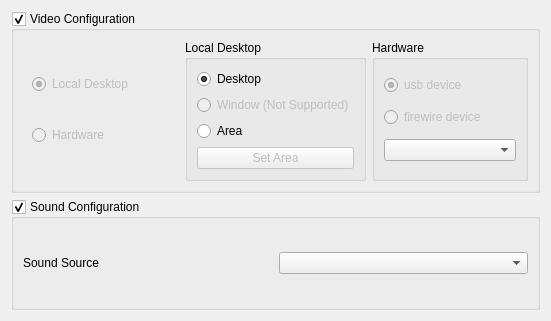
          <widget class="QWidget" name="page">
           <property name="geometry">
            <rect>
             <x>0</x>
             <y>0</y>
             <width>551</width>
             <height>321</height>
            </rect>
           </property>
           <attribute name="label">
            <string>Basic Settings</string>
           </attribute>
           <layout class="QVBoxLayout" name="verticalLayout_8">
            <item>
             <widget class="QGroupBox" name="videoConfigBox">
              <property name="title">
               <string>Video Configuration</string>
              </property>
              <property name="checkable">
               <bool>true</bool>
              </property>
              <layout class="QHBoxLayout" name="horizontalLayout">
               <item>
                <widget class="QWidget" name="widget" native="true">
                 <layout class="QVBoxLayout" name="verticalLayout_5">
                  <item>
                   <widget class="QRadioButton" name="localDesktopButton">
                    <property name="enabled">
                     <bool>false</bool>
                    </property>
                    <property name="toolTip">
                     <string>Select this option to record the local desktop. 
Freeseer currently only supports recording the full desktop. 
We plan to support window and area modes in future versions.</string>
                    </property>
                    <property name="text">
                     <string>Local Desktop</string>
                    </property>
                    <property name="checked">
                     <bool>true</bool>
                    </property>
                   </widget>
                  </item>
                  <item>
                   <widget class="QRadioButton" name="hardwareButton">
                    <property name="enabled">
                     <bool>false</bool>
                    </property>
                    <property name="toolTip">
                     <string>Select hardware to record from either a usb device or firewire device.

Freeseer finds USB devices by scanning /dev/videoX starting from index 0.

Freeseer finds Firewire devices by scanning /dev/fwX starting from index 1.</string>
                    </property>
                    <property name="text">
                     <string>Hardware</string>
                    </property>
                   </widget>
                  </item>
                 </layout>
                </widget>
               </item>
               <item>
                <widget class="QGroupBox" name="localDesktopBox">
                 <property name="minimumSize">
                  <size>
                   <width>0</width>
                   <height>138</height>
                  </size>
                 </property>
                 <property name="title">
                  <string>Local Desktop</string>
                 </property>
                 <layout class="QVBoxLayout" name="verticalLayout_6">
                  <item>
                   <widget class="QRadioButton" name="recordLocalDesktopButton">
                    <property name="toolTip">
                     <string>Select this option to record the entire desktop.</string>
                    </property>
                    <property name="text">
                     <string>Desktop</string>
                    </property>
                    <property name="checked">
                     <bool>true</bool>
                    </property>
                   </widget>
                  </item>
                  <item>
                   <widget class="QRadioButton" name="recordLocalWindowButton">
                    <property name="enabled">
                     <bool>false</bool>
                    </property>
                    <property name="toolTip">
                     <string>This feature is currently not yet implemented.</string>
                    </property>
                    <property name="text">
                     <string>Window (Not Supported)</string>
                    </property>
                   </widget>
                  </item>
                  <item>
                   <widget class="QRadioButton" name="recordLocalAreaButton">
                    <property name="enabled">
                     <bool>true</bool>
                    </property>
                    <property name="toolTip">
                     <string>Select this option to record an small area of the desktop.</string>
                    </property>
                    <property name="text">
                     <string>Area</string>
                    </property>
                   </widget>
                  </item>
                  <item>
                   <widget class="QPushButton" name="areaButton">
                    <property name="enabled">
                     <bool>false</bool>
                    </property>
                    <property name="text">
                     <string>Set Area</string>
                    </property>
                   </widget>
                  </item>
                 </layout>
                </widget>
               </item>
               <item>
                <widget class="QGroupBox" name="hardwareBox">
                 <property name="minimumSize">
                  <size>
                   <width>0</width>
                   <height>138</height>
                  </size>
                 </property>
                 <property name="title">
                  <string>Hardware</string>
                 </property>
                 <property name="flat">
                  <bool>false</bool>
                 </property>
                 <property name="checkable">
                  <bool>false</bool>
                 </property>
                 <property name="checked">
                  <bool>false</bool>
                 </property>
                 <layout class="QVBoxLayout" name="verticalLayout_7">
                  <item>
                   <widget class="QRadioButton" name="usbsrcButton">
                    <property name="enabled">
                     <bool>false</bool>
                    </property>
                    <property name="toolTip">
                     <string>Use this option to record from a usb device.

This option tries the v4l2src driver
and falls back to the v4lsrc driver if
v4l2src does not work.</string>
                    </property>
                    <property name="text">
                     <string>usb device</string>
                    </property>
                    <property name="checked">
                     <bool>true</bool>
                    </property>
                   </widget>
                  </item>
                  <item>
                   <widget class="QRadioButton" name="firewiresrcButton">
                    <property name="enabled">
                     <bool>false</bool>
                    </property>
                    <property name="toolTip">
                     <string>Firewire mode uses dv1394src as the video driver.</string>
                    </property>
                    <property name="text">
                     <string>firewire device</string>
                    </property>
                   </widget>
                  </item>
                  <item>
                   <widget class="QComboBox" name="videoDeviceList">
                    <property name="toolTip">
                     <string>Select the video device to record from.</string>
                    </property>
                   </widget>
                  </item>
                 </layout>
                </widget>
               </item>
              </layout>
             </widget>
            </item>
            <item>
             <widget class="QGroupBox" name="soundConfigBox">
              <property name="title">
               <string>Sound Configuration</string>
              </property>
              <property name="checkable">
               <bool>true</bool>
              </property>
              <layout class="QHBoxLayout" name="horizontalLayout_3">
               <item>
                <widget class="QLabel" name="label_5">
                 <property name="text">
                  <string>Sound Source</string>
                 </property>
                 <property name="buddy">
                  <cstring>audioSourceList</cstring>
                 </property>
                </widget>
               </item>
               <item>
                <widget class="QComboBox" name="audioSourceList">
                 <property name="toolTip">
                  <string>Select the audio source to use for recording.</string>
                 </property>
                </widget>
               </item>
              </layout>
             </widget>
            </item>
           </layout>
          </widget>
